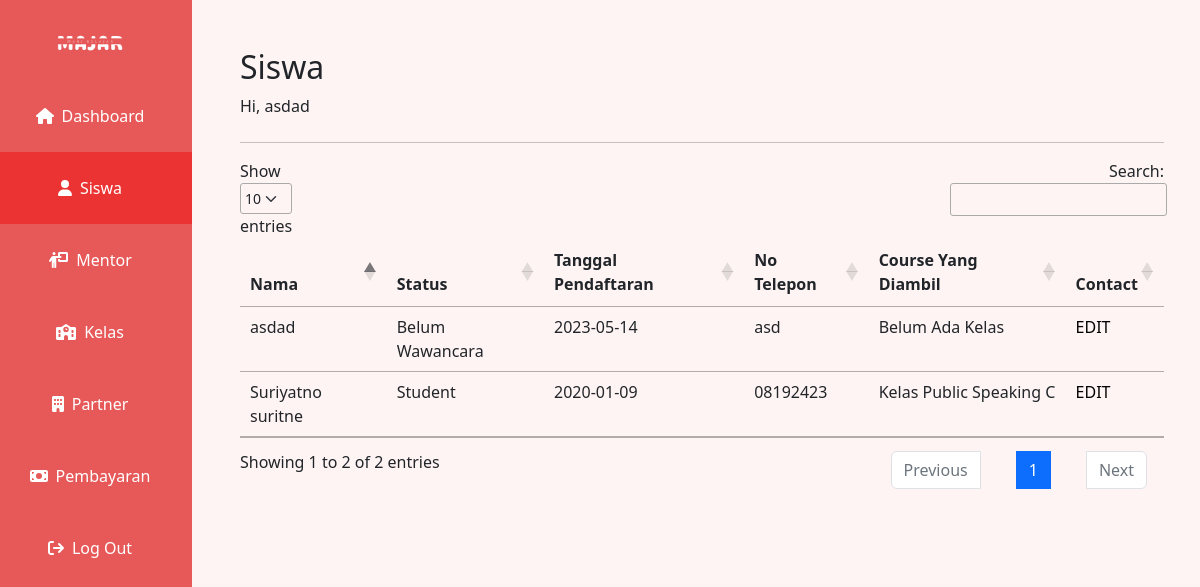
Page /siswa.php (signed in) on the committed database.
### tables this page shows
CREATE TABLE `account` (
  `nik` varchar(200) NOT NULL,
  `full_name` varchar(64) NOT NULL,
  `username` varchar(255) NOT NULL,
  `password` varchar(255) NOT NULL,
  `no_wa` varchar(18) NOT NULL,
  `gender` varchar(8) NOT NULL,
  `alamat` varchar(32) NOT NULL,
  `id_role` int(11) NOT NULL,
  `tanggal_pendaftaran` date NOT NULL,
  `last_login` date DEFAULT NULL,
  `id_partner` int(11) DEFAULT NULL,
  `last_login_ip` varchar(12) DEFAULT NULL
);

### siswa.php (the view, shortened to what this page needs)
<?php
include('phps/connect.php');
?>
<!doctype html>
<html lang="en">
<?php include "head.php"; ?>
<body>
    <div class="container-fluid text-center p-0" >
        <div class="row" style="min-height: 100vh;">
            <?php include './sidebar.php'; ?>
            <div class="col-sm-10 text-start p-5" style="background-color: #FFF4F4;">
                <h2>Siswa</h2>
                <p class="mb-4">Hi, <?php echo $_SESSION["full_name"]; ?></p>
                <hr>
                <table id="example" class="table">
                    <thead>
                        <th data-sortable="true">Nama</th>
                        <th data-sortable="true">Status</th>
                        <th data-sortable="true">Tanggal Pendaftaran</th>
                        <th data-sortable="true">No Telepon</th>
                        <th data-sortable="true">Course Yang Diambil</th>
                        <th data-sortable="true">Contact</th>
                    </thead>
                    <tbody>
                        <?php
                            $sql = "SELECT a.nik, a.full_name, (CASE WHEN r.id = 3 THEN 'Belum Wawancara' WHEN r.id = 4 THEN 'Student' WHEN r.id = 5 THEN 'Alumni' END) AS status, a.tanggal_pendaftaran, a.no_wa, COALESCE(CONCAT(c.name, ' ', c.kelas), 'Belum Ada Kelas') AS nama_kelas
                            FROM `account` a
                            LEFT JOIN role r ON r.id = a.id_role
                            LEFT JOIN user_course uc ON uc.account_id = a.nik
                            LEFT JOIN course c ON c.id = uc.course_id
                            WHERE r.id = 3 OR r.id = 4 OR r.id = 5";
                            $result = $conn->prepare($sql);
                            $result->execute();
                            foreach($result as $row){
                        ?>
                        <tr class="hoverablerow">
                            <form>
                                <td><?php echo $row['full_name'] ?><input type="hidden" name="full_name" value="<?php echo $row['full_name'] ?>"></td>
                                <td><?php echo $row['status'] ?><input type="hidden" name="status" value="<?php echo $row['status'] ?>"></td>
                                <td><?php echo $row['tanggal_pendaftaran'] ?><input type="hidden" name="tanggal_pendaftaran" value="<?php echo $row['tanggal_pendaftaran'] ?>"></td>
                                <td><?php echo $row['no_wa'] ?><input type="hidden" name="no_wa" value="<?php echo $row['no_wa'] ?>"></td>
                                <td><?php echo $row['nama_kelas'] ?><input type="hidden" name="nama_kelas" value="<?php echo $row['nama_kelas'] ?>"></td>
                                <td><a href="editsis.php" style="text-decoration:none; color: black">EDIT</a></td>
                            </form>
                        </tr>
                        <?php
                            }
                        ?>
                    </tbody>
                </table>
            </div>
        </div>
    </div>
</body>
</html>

### assets/css/styles.css (style rules this page uses)
html { height: 100%; }
.hoverablerow { transition: .5s ease-in-out; }

### head.php (style rules this page uses)
html { scroll-behavior: smooth; }

### rows in the picture
account: full_name "asdad", status "Belum Wawancara", tanggal_pendaftaran "2023-05-14", no_wa "asd", nama_kelas "Belum Ada Kelas"
account: full_name "Suriyatno suritne", status "Student", tanggal_pendaftaran "2020-01-09", no_wa "08192423", nama_kelas "Kelas Public Speaking C"

### other values in the picture
$_SESSION["full_name"] "asdad"
